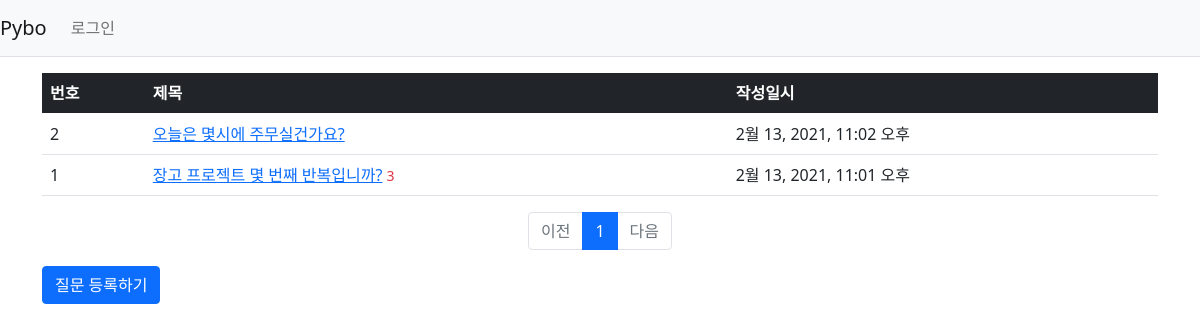
/pybo/, run on an earlier commit of the app's database.
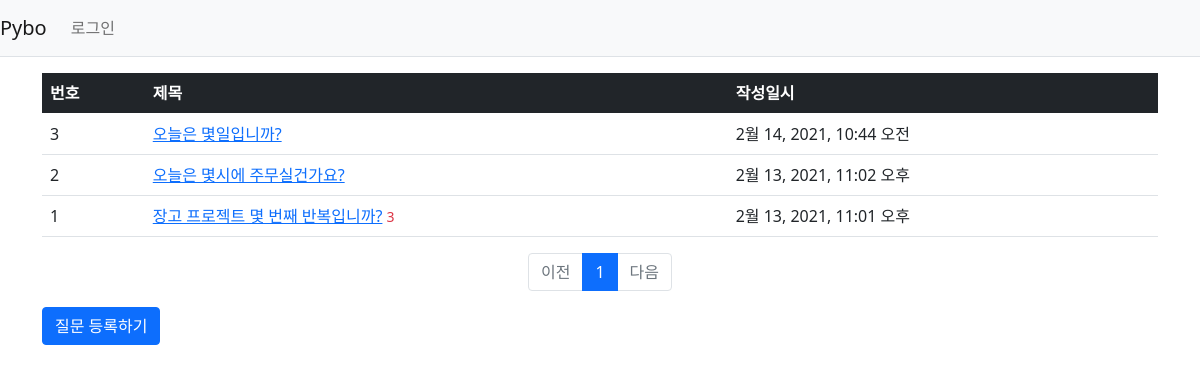
And on a later commit of the database.
### pybo/models.py (models this page shows, shortened)
class Question(models.Model):
    subject = models.CharField(max_length=200)
    content = models.TextField()
    create_date = models.DateTimeField()

### pybo/views.py (the view)
# urls.py: path('', views.index, name='index'),
def index(request):
    page = request.GET.get('page', '1')
    question_list = Question.objects.order_by('-create_date')
    paginator = Paginator(question_list, 10)
    page_obj = paginator.get_page(page)
    context = {'question_list': page_obj}
    return render(request, 'pybo/question_list.html', context)

### pybo/templatetags/pybo_filter.py (called while the page is built)
@register.filter
def sub(value, arg):
    return value - arg

### templates/pybo/question_list.html
{% extends 'base.html' %}
{% load pybo_filter %}
{% block content %}
<div class="container my-3">
    <table class="table">
        <thead>
            <tr class="table-dark">
                <th>번호</th>
                <th>제목</th>
                <th>작성일시</th>
            </tr>
        </thead>
        <tbody>
            {% if question_list %}
            {% for question in question_list %}
            <tr>
                <td>{{ question_list.paginator.count|sub:question_list.start_index|sub:forloop.counter|add:2 }}</td>
                <td>
                    <a href="{% url 'pybo:detail' question.id %}">{{ question.subject }}</a>
                    {% if question.answer_set.count > 0 %}
                    <span class="text-danger small ml-2">{{ question.answer_set.count }}</span>
                    {% endif %}
                </td>
                <td>{{ question.create_date }}</td>
            </tr>
            {% endfor %}
            {% else %}
            <tr>
                <td colspan="3">질문이 없습니다.</td>
            </tr>
            {% endif %}
        </tbody>
    </table>
    <ul class="pagination justify-content-center">
        {% if question_list.has_previous %}
        <li class="page-item">
            <a href="?page={{ question_list.previous_page_number|add:-5 }}" class="page-link">이전</a>
        </li>
        {% else %}
        <li class="page-item disabled">
            <a href="#" class="page-link" tabindex="-1">이전</a>
        </li>
        {% endif %}
        {% for page_number in question_list.paginator.page_range %}
            {% if page_number >= question_list.number|add:-5 and page_number <= question_list.number|add:5 %}
                {% if page_number == question_list.number %}
                <li class="page-item active">
                    <a href="?page={{ page_number }}" class="page-link">{{ page_number }}</a>
                </li>
                {% else %}
                <li class="page-item">
                    <a href="?page={{ page_number }}" class="page-link">{{ page_number }}</a>
                </li>
                {% endif %}
            {% endif %}
        {% endfor %}
        {% if question_list.has_next %}
        <li class="page-item">
            <a class="page-link" href="?page={{ question_list.next_page_number|add:5 }}">다음</a>
        </li>
        {% else %}
        <li class="page-item disabled">
            <a class="page-link" tabindex="-1" href="#">다음</a>
        </li>
        {% endif %}
    </ul>
    <a href="{% url 'pybo:question_create' %}" class="btn btn-primary">질문 등록하기</a>
</div>
{% endblock %}

### templates/base.html (shortened to what this page needs)
{% load static %}
<!DOCTYPE html>
<html lang="ko">
<head>
    <link rel="stylesheet" href="{% static 'style.css' %}">
    <link rel="stylesheet" href="{% static 'bootstrap.min.css' %}">
</head>
<body>
    {% include 'navbar.html' %}
    {% block content %}
    {% endblock %}
</body>
</html>

### templates/navbar.html (shortened to what this page needs)
<nav class="navbar navbar-expand-lg navbar-light bg-light border-bottom">
    <a href="{% url 'pybo:index' %}" class="navbar-brand">Pybo</a>
    <div class="collapse navbar-collapse flex-grow-0" id="navbarNav">
        <ul class="navbar-nav">
            <li class="nav-item">
                {% if user.is_authenticated %}
                <a href="{% url 'common:logout' %}" class="nav-link">{{ user.username }}(로그아웃)</a>
                {% else %}
                <a href="{% url 'common:login' %}" class="nav-link">로그인</a>
                {% endif %}
            </li>
        </ul>
    </div>
</nav>

What changed in the data, as far as the page shows it:
added Question: paginator.count|sub "3", subject "오늘은 몇일입니까?", create_date "2월 14, 2021, 10:44 오전"
